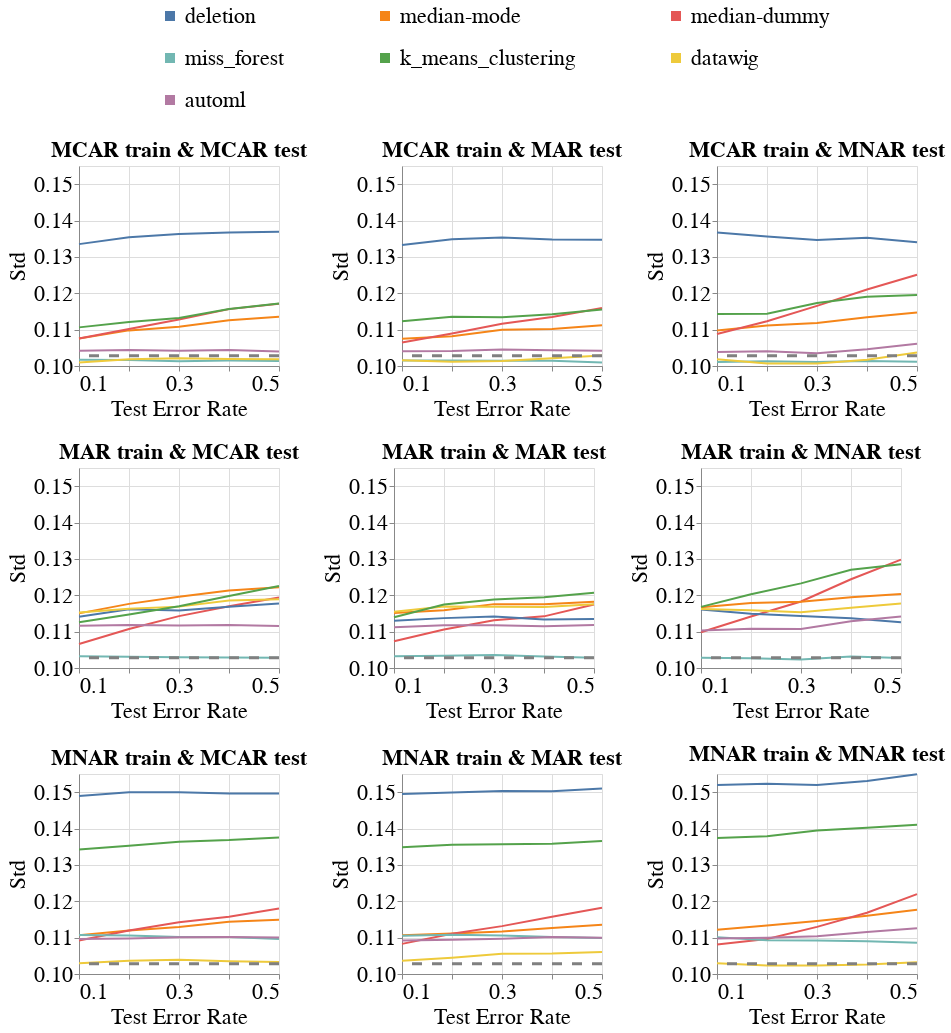

Write notebook code for a chart like this one.
### Code cell
create_line_bands_for_diff_imputers(dataset_name=DATASET_NAME,
                                    model_name='mlp_clf',
                                    metric_name='Std',
                                    db_client=db_client,
                                    with_band=False)

### Figure 1 — Vega-Lite specification as saved in the notebook (floating-point values rounded to 4 significant figures; data arrays with more than 128 entries replaced by an {"elided": "..."} marker saying what was removed)
{"config": {"view": {"continuousWidth": 400, "continuousHeight": 300}, "axis": {"labelFontSize": 22, "labelFontWeight": "normal", "titleFontSize": 22, "titleFontWeight": "normal"}, "legend": {"columns": 3, "direction": "horizontal", "labelFontSize": 22, "labelLimit": 400, "orient": "top", "symbolOffset": 80, "symbolStrokeWidth": 10, "titleAnchor": "middle", "titleFontSize": 22, "titleLimit": 300}, "title": {"fontSize": 22}}, "vconcat": [{"hconcat": [{"layer": [{"data": {"name": "data-d698a95424048e2b79cfb0c6ff792291"}, "mark": "line", "encoding": {"color": {"field": "Null_Imputer_Name", "sort": ["deletion", "median-mode", "median-dummy", "miss_forest", "k_means_clustering", "datawig", "automl", "boost_clean"], "title": null, "type": "nominal"}, "x": {"axis": {"labelExpr": "(datum.value == 0.1) || (datum.value == 0.3) || (datum.value == 0.5) ? datum.label : ''"}, "field": "Test_Error_Rate", "scale": {"nice": false}, "title": "Test Error Rate", "type": "quantitative"}, "y": {"aggregate": "mean", "field": "Metric_Value", "scale": {"zero": false}, "title": "Std", "type": "quantitative"}}}, {"data": {"name": "data-07e7c3d607e02f04c3b86e6fde8f70e9"}, "mark": {"type": "rule", "strokeDash": [10, 10]}, "encoding": {"color": {"value": "grey"}, "size": {"value": 3}, "y": {"field": "Baseline_Mean", "type": "quantitative"}}}], "height": 200, "title": {"text": "MCAR train & MCAR test", "fontSize": 22}, "width": 200}, {"layer": [{"data": {"name": "data-c5098e4e6e78b3477a05f7f68db27ff1"}, "mark": "line", "encoding": {"color": {"field": "Null_Imputer_Name", "sort": ["deletion", "median-mode", "median-dummy", "miss_forest", "k_means_clustering", "datawig", "automl", "boost_clean"], "title": null, "type": "nominal"}, "x": {"axis": {"labelExpr": "(datum.value == 0.1) || (datum.value == 0.3) || (datum.value == 0.5) ? datum.label : ''"}, "field": "Test_Error_Rate", "scale": {"nice": false}, "title": "Test Error Rate", "type": "quantitative"}, "y": {"aggregate": "mean", "field": "Metric_Value", "scale": {"zero": false}, "title": "Std", "type": "quantitative"}}}, {"data": {"name": "data-07e7c3d607e02f04c3b86e6fde8f70e9"}, "mark": {"type": "rule", "strokeDash": [10, 10]}, "encoding": {"color": {"value": "grey"}, "size": {"value": 3}, "y": {"field": "Baseline_Mean", "type": "quantitative"}}}], "height": 200, "title": {"text": "MCAR train & MAR test", "fontSize": 22}, "width": 200}, {"layer": [{"data": {"name": "data-bb14b5a37e85cfc47c69da0189f12442"}, "mark": "line", "encoding": {"color": {"field": "Null_Imputer_Name", "sort": ["deletion", "median-mode", "median-dummy", "miss_forest", "k_means_clustering", "datawig", "automl", "boost_clean"], "title": null, "type": "nominal"}, "x": {"axis": {"labelExpr": "(datum.value == 0.1) || (datum.value == 0.3) || (datum.value == 0.5) ? datum.label : ''"}, "field": "Test_Error_Rate", "scale": {"nice": false}, "title": "Test Error Rate", "type": "quantitative"}, "y": {"aggregate": "mean", "field": "Metric_Value", "scale": {"zero": false}, "title": "Std", "type": "quantitative"}}}, {"data": {"name": "data-07e7c3d607e02f04c3b86e6fde8f70e9"}, "mark": {"type": "rule", "strokeDash": [10, 10]}, "encoding": {"color": {"value": "grey"}, "size": {"value": 3}, "y": {"field": "Baseline_Mean", "type": "quantitative"}}}], "height": 200, "title": {"text": "MCAR train & MNAR test", "fontSize": 22}, "width": 200}], "resolve": {"scale": {"y": "shared"}}}, {"hconcat": [{"layer": [{"data": {"name": "data-4d0c70e89ad92141f55c07c3712b31ff"}, "mark": "line", "encoding": {"color": {"field": "Null_Imputer_Name", "sort": ["deletion", "median-mode", "median-dummy", "miss_forest", "k_means_clustering", "datawig", "automl", "boost_clean"], "title": null, "type": "nominal"}, "x": {"axis": {"labelExpr": "(datum.value == 0.1) || (datum.value == 0.3) || (datum.value == 0.5) ? datum.label : ''"}, "field": "Test_Error_Rate", "scale": {"nice": false}, "title": "Test Error Rate", "type": "quantitative"}, "y": {"aggregate": "mean", "field": "Metric_Value", "scale": {"zero": false}, "title": "Std", "type": "quantitative"}}}, {"data": {"name": "data-07e7c3d607e02f04c3b86e6fde8f70e9"}, "mark": {"type": "rule", "strokeDash": [10, 10]}, "encoding": {"color": {"value": "grey"}, "size": {"value": 3}, "y": {"field": "Baseline_Mean", "type": "quantitative"}}}], "height": 200, "title": {"text": "MAR train & MCAR test", "fontSize": 22}, "width": 200}, {"layer": [{"data": {"name": "data-40a33ddf95155308c3114fc7c78bf63b"}, "mark": "line", "encoding": {"color": {"field": "Null_Imputer_Name", "sort": ["deletion", "median-mode", "median-dummy", "miss_forest", "k_means_clustering", "datawig", "automl", "boost_clean"], "title": null, "type": "nominal"}, "x": {"axis": {"labelExpr": "(datum.value == 0.1) || (datum.value == 0.3) || (datum.value == 0.5) ? datum.label : ''"}, "field": "Test_Error_Rate", "scale": {"nice": false}, "title": "Test Error Rate", "type": "quantitative"}, "y": {"aggregate": "mean", "field": "Metric_Value", "scale": {"zero": false}, "title": "Std", "type": "quantitative"}}}, {"data": {"name": "data-07e7c3d607e02f04c3b86e6fde8f70e9"}, "mark": {"type": "rule", "strokeDash": [10, 10]}, "encoding": {"color": {"value": "grey"}, "size": {"value": 3}, "y": {"field": "Baseline_Mean", "type": "quantitative"}}}], "height": 200, "title": {"text": "MAR train & MAR test", "fontSize": 22}, "width": 200}, {"layer": [{"data": {"name": "data-02ad265c86e3e2489a7d1bec508a9cf8"}, "mark": "line", "encoding": {"color": {"field": "Null_Imputer_Name", "sort": ["deletion", "median-mode", "median-dummy", "miss_forest", "k_means_clustering", "datawig", "automl", "boost_clean"], "title": null, "type": "nominal"}, "x": {"axis": {"labelExpr": "(datum.value == 0.1) || (datum.value == 0.3) || (datum.value == 0.5) ? datum.label : ''"}, "field": "Test_Error_Rate", "scale": {"nice": false}, "title": "Test Error Rate", "type": "quantitative"}, "y": {"aggregate": "mean", "field": "Metric_Value", "scale": {"zero": false}, "title": "Std", "type": "quantitative"}}}, {"data": {"name": "data-07e7c3d607e02f04c3b86e6fde8f70e9"}, "mark": {"type": "rule", "strokeDash": [10, 10]}, "encoding": {"color": {"value": "grey"}, "size": {"value": 3}, "y": {"field": "Baseline_Mean", "type": "quantitative"}}}], "height": 200, "title": {"text": "MAR train & MNAR test", "fontSize": 22}, "width": 200}], "resolve": {"scale": {"y": "shared"}}}, {"hconcat": [{"layer": [{"data": {"name": "data-81798be33928d303a05ba79a2f486dec"}, "mark": "line", "encoding": {"color": {"field": "Null_Imputer_Name", "sort": ["deletion", "median-mode", "median-dummy", "miss_forest", "k_means_clustering", "datawig", "automl", "boost_clean"], "title": null, "type": "nominal"}, "x": {"axis": {"labelExpr": "(datum.value == 0.1) || (datum.value == 0.3) || (datum.value == 0.5) ? datum.label : ''"}, "field": "Test_Error_Rate", "scale": {"nice": false}, "title": "Test Error Rate", "type": "quantitative"}, "y": {"aggregate": "mean", "field": "Metric_Value", "scale": {"zero": false}, "title": "Std", "type": "quantitative"}}}, {"data": {"name": "data-07e7c3d607e02f04c3b86e6fde8f70e9"}, "mark": {"type": "rule", "strokeDash": [10, 10]}, "encoding": {"color": {"value": "grey"}, "size": {"value": 3}, "y": {"field": "Baseline_Mean", "type": "quantitative"}}}], "height": 200, "title": {"text": "MNAR train & MCAR test", "fontSize": 22}, "width": 200}, {"layer": [{"data": {"name": "data-89c97b2c0362feb535ed8135793d08c5"}, "mark": "line", "encoding": {"color": {"field": "Null_Imputer_Name", "sort": ["deletion", "median-mode", "median-dummy", "miss_forest", "k_means_clustering", "datawig", "automl", "boost_clean"], "title": null, "type": "nominal"}, "x": {"axis": {"labelExpr": "(datum.value == 0.1) || (datum.value == 0.3) || (datum.value == 0.5) ? datum.label : ''"}, "field": "Test_Error_Rate", "scale": {"nice": false}, "title": "Test Error Rate", "type": "quantitative"}, "y": {"aggregate": "mean", "field": "Metric_Value", "scale": {"zero": false}, "title": "Std", "type": "quantitative"}}}, {"data": {"name": "data-07e7c3d607e02f04c3b86e6fde8f70e9"}, "mark": {"type": "rule", "strokeDash": [10, 10]}, "encoding": {"color": {"value": "grey"}, "size": {"value": 3}, "y": {"field": "Baseline_Mean", "type": "quantitative"}}}], "height": 200, "title": {"text": "MNAR train & MAR test", "fontSize": 22}, "width": 200}, {"layer": [{"data": {"name": "data-4d32aa14495762f07c25efb054cee74c"}, "mark": "line", "encoding": {"color": {"field": "Null_Imputer_Name", "sort": ["deletion", "median-mode", "median-dummy", "miss_forest", "k_means_clustering", "datawig", "automl", "boost_clean"], "title": null, "type": "nominal"}, "x": {"axis": {"labelExpr": "(datum.value == 0.1) || (datum.value == 0.3) || (datum.value == 0.5) ? datum.label : ''"}, "field": "Test_Error_Rate", "scale": {"nice": false}, "title": "Test Error Rate", "type": "quantitative"}, "y": {"aggregate": "mean", "field": "Metric_Value", "scale": {"zero": false}, "title": "Std", "type": "quantitative"}}}, {"data": {"name": "data-07e7c3d607e02f04c3b86e6fde8f70e9"}, "mark": {"type": "rule", "strokeDash": [10, 10]}, "encoding": {"color": {"value": "grey"}, "size": {"value": 3}, "y": {"field": "Baseline_Mean", "type": "quantitative"}}}], "height": 200, "title": {"text": "MNAR train & MNAR test", "fontSize": 22}, "width": 200}], "resolve": {"scale": {"y": "shared"}}}], "resolve": {"scale": {"y": "shared"}}, "$schema": "https://vega.github.io/schema/vega-lite/v4.17.0.json", "datasets": {"data-d698a95424048e2b79cfb0c6ff792291": {"elided": "210 records"}, "data-07e7c3d607e02f04c3b86e6fde8f70e9": [{"Baseline_Mean": 0.1028}], "data-c5098e4e6e78b3477a05f7f68db27ff1": {"elided": "210 records"}, "data-bb14b5a37e85cfc47c69da0189f12442": {"elided": "210 records"}, "data-4d0c70e89ad92141f55c07c3712b31ff": {"elided": "210 records"}, "data-40a33ddf95155308c3114fc7c78bf63b": {"elided": "210 records"}, "data-02ad265c86e3e2489a7d1bec508a9cf8": {"elided": "210 records"}, "data-81798be33928d303a05ba79a2f486dec": {"elided": "210 records"}, "data-89c97b2c0362feb535ed8135793d08c5": {"elided": "210 records"}, "data-4d32aa14495762f07c25efb054cee74c": {"elided": "210 records"}}}
